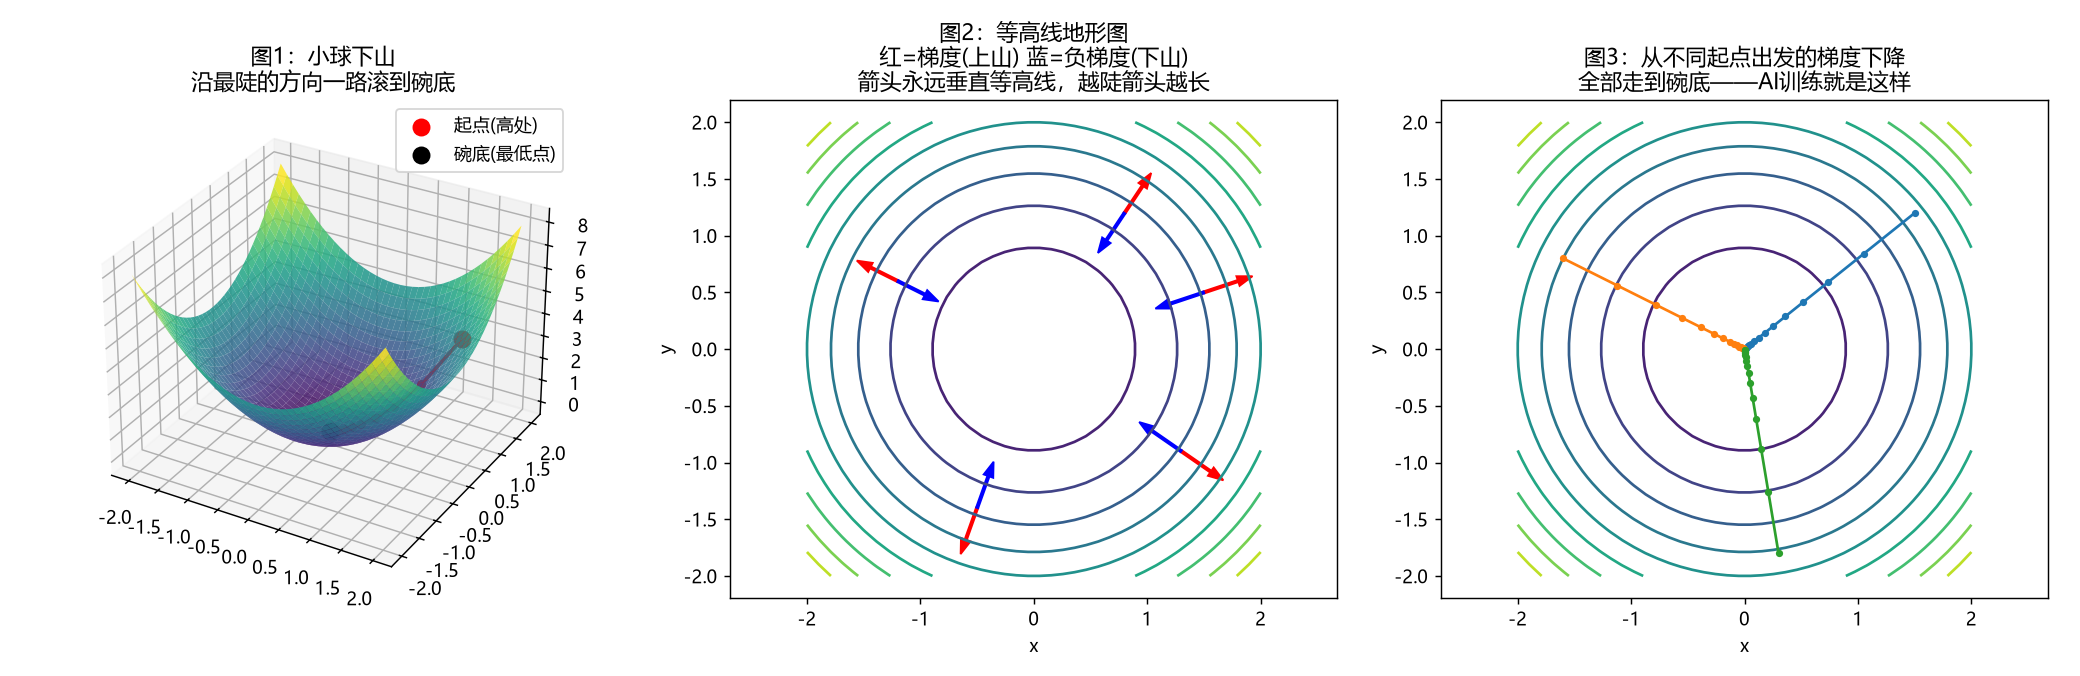

This chart was generated by the following Python code:
# 梯度是什么？三张图看懂
# 函数：z = x² + y² （碗状，最低点在原点）
# 梯度：∇f = (2x, 2y) —— 指向"上升最快"的方向
import numpy as np
import matplotlib.pyplot as plt

plt.rcParams['font.sans-serif'] = ['SimHei']
plt.rcParams['axes.unicode_minus'] = False

# 梯度下降：从起点出发，每步沿"负梯度"（下山最快方向）走
def grad_descent(start, lr=0.15, steps=15):
    path = [start]
    x, y = start
    for _ in range(steps):
        x = x - lr * 2 * x    # 负梯度方向更新
        y = y - lr * 2 * y
        path.append((x, y))
    return np.array(path)

x = np.linspace(-2, 2, 40)
y = np.linspace(-2, 2, 40)
X, Y = np.meshgrid(x, y)
Z = X**2 + Y**2

fig = plt.figure(figsize=(16, 5.2))

# ---------- 图1：3D 碗 + 小球下山轨迹 ----------
ax1 = fig.add_subplot(1, 3, 1, projection='3d')
ax1.plot_surface(X, Y, Z, cmap='viridis', alpha=0.85)
path = grad_descent((1.5, 1.2), 0.15, 15)
zp = path[:, 0]**2 + path[:, 1]**2
ax1.plot(path[:, 0], path[:, 1], zp, 'r-o', lw=2, markersize=4)
ax1.scatter(path[0, 0], path[0, 1], zp[0], color='red', s=80, label='起点(高处)')
ax1.scatter(path[-1, 0], path[-1, 1], zp[-1], color='black', s=80, label='碗底(最低点)')
ax1.set_title('图1：小球下山\n沿最陡的方向一路滚到碗底')
ax1.legend()

# ---------- 图2：等高线 + 梯度箭头 ----------
ax2 = fig.add_subplot(1, 3, 2)
ax2.contour(X, Y, Z, levels=12, cmap='viridis')
for px, py in [(1.5, 0.5), (0.8, 1.2), (-1.2, 0.6), (-0.5, -1.4), (1.3, -0.9)]:
    gx, gy = 2 * px, 2 * py
    ax2.arrow(px, py, gx * 0.1, gy * 0.1, color='red', width=0.02, head_width=0.09)
    ax2.arrow(px, py, -gx * 0.1, -gy * 0.1, color='blue', width=0.02, head_width=0.09)
ax2.set_title('图2：等高线地形图\n红=梯度(上山) 蓝=负梯度(下山)\n箭头永远垂直等高线，越陡箭头越长')
ax2.set_xlabel('x')
ax2.set_ylabel('y')
ax2.axis('equal')

# ---------- 图3：多个起点的梯度下降轨迹 ----------
ax3 = fig.add_subplot(1, 3, 3)
ax3.contour(X, Y, Z, levels=12, cmap='viridis')
for start in [(1.5, 1.2), (-1.6, 0.8), (0.3, -1.8)]:
    p = grad_descent(start, 0.15, 15)
    ax3.plot(p[:, 0], p[:, 1], 'o-', lw=1.5, markersize=3)
ax3.set_title('图3：从不同起点出发的梯度下降\n全部走到碗底——AI训练就是这样')
ax3.set_xlabel('x')
ax3.set_ylabel('y')
ax3.axis('equal')

plt.tight_layout()
plt.savefig(r'C:\Users\hzl\AI-Learning\02-data-science\gradient_intuition.png', dpi=130)
print('✅ 图片已保存: 02-data-science/gradient_intuition.png')
